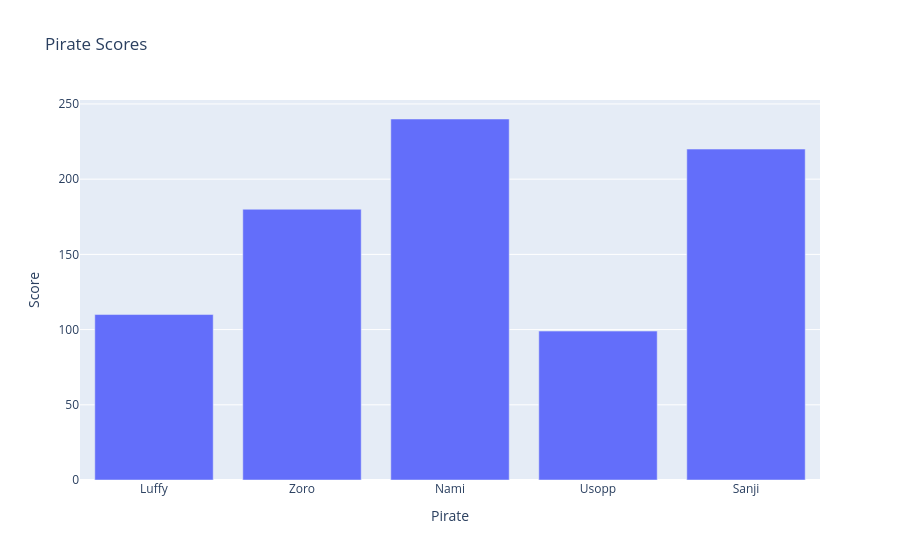

This figure's notebook cell:
### Code cell
graph = go.Figure()
graph.add_trace(go.Bar(x=x1, y=y1))

graph.update_layout(title = "Pirate Scores",
                    xaxis_title = "Pirate",
                    yaxis_title = "Score")

### Figure 1 — Plotly figure (JSON) as saved in the notebook; plotly's stock layout.template omitted (floating-point values rounded to 4 significant figures)
{"data": [{"type": "bar", "x": ["Luffy", "Zoro", "Nami", "Usopp", "Sanji"], "y": [110, 180, 240, 99, 220]}], "layout": {"title": {"text": "Pirate Scores"}, "xaxis": {"title": {"text": "Pirate"}}, "yaxis": {"title": {"text": "Score"}}}}
